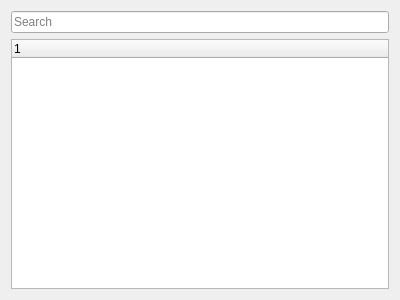
<?xml version="1.0" encoding="UTF-8"?>
<ui version="4.0">
 <class>DocView</class>
 <widget class="QWidget" name="DocView">
  <property name="geometry">
   <rect>
    <x>0</x>
    <y>0</y>
    <width>400</width>
    <height>300</height>
   </rect>
  </property>
  <property name="windowTitle">
   <string>Form</string>
  </property>
  <layout class="QVBoxLayout" name="verticalLayout">
   <item>
    <widget class="QLineEdit" name="lineEdit">
     <property name="placeholderText">
      <string>Search</string>
     </property>
    </widget>
   </item>
   <item>
    <widget class="ModelTree" name="treeWidget">
     <column>
      <property name="text">
       <string notr="true">1</string>
      </property>
     </column>
    </widget>
   </item>
  </layout>
 </widget>
 <customwidgets>
  <customwidget>
   <class>ModelTree</class>
   <extends>QTreeWidget</extends>
   <header>RedPanda.widgets.Logic_DocTree</header>
  </customwidget>
 </customwidgets>
 <resources/>
 <connections/>
</ui>
